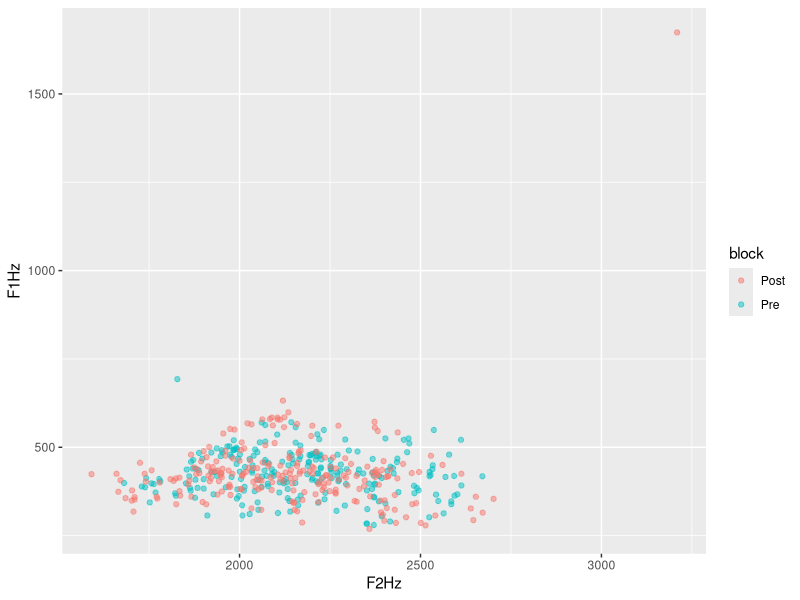
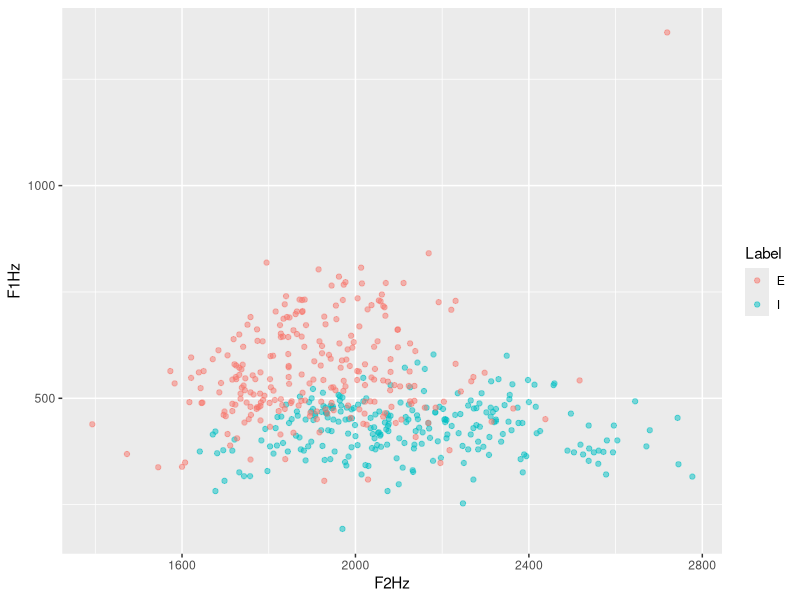
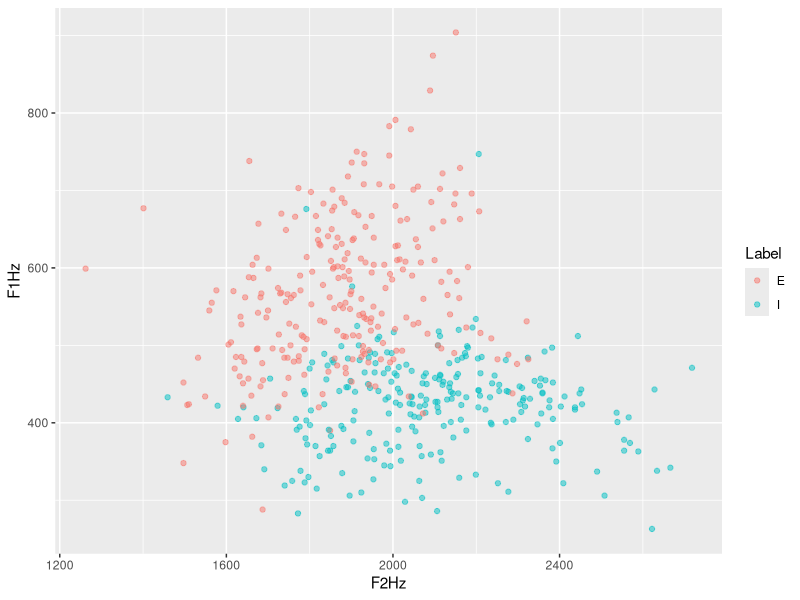
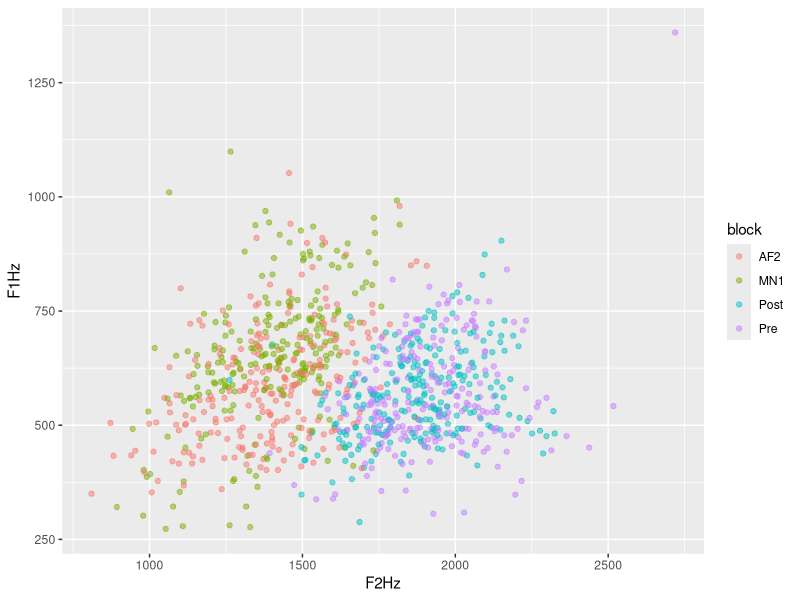
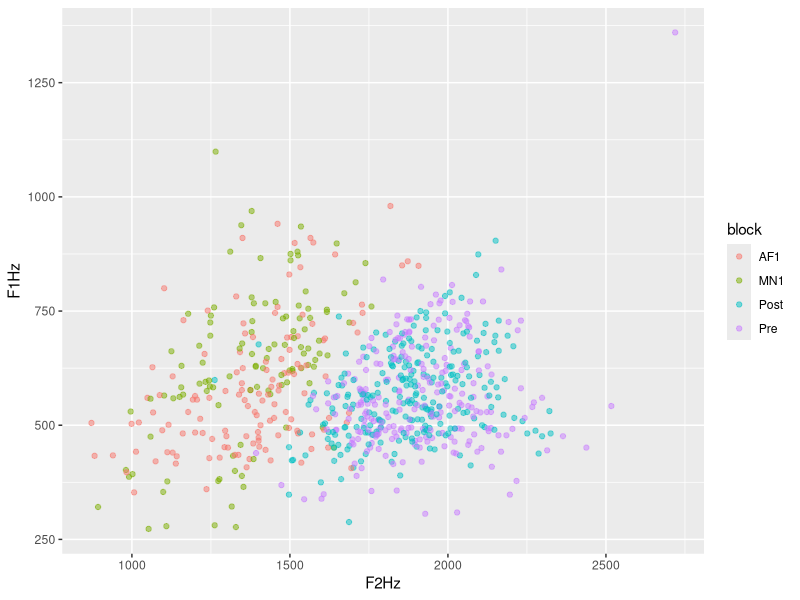
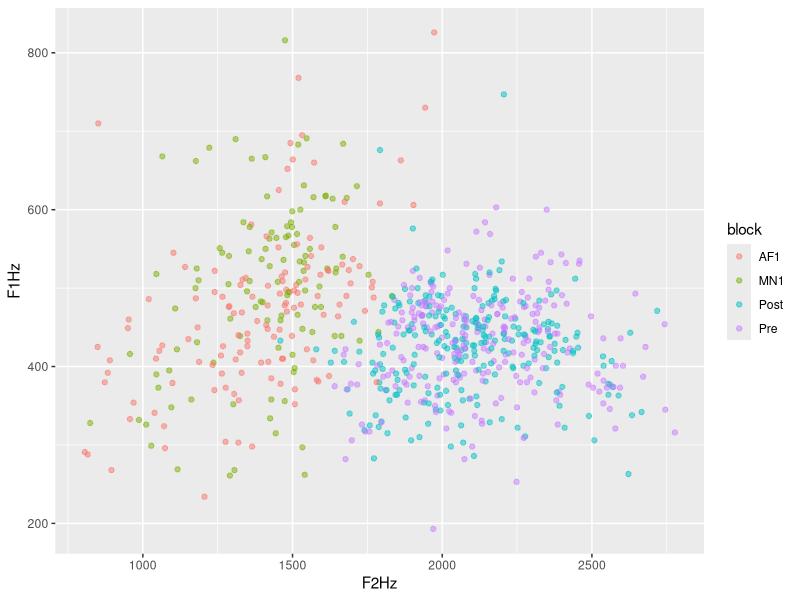
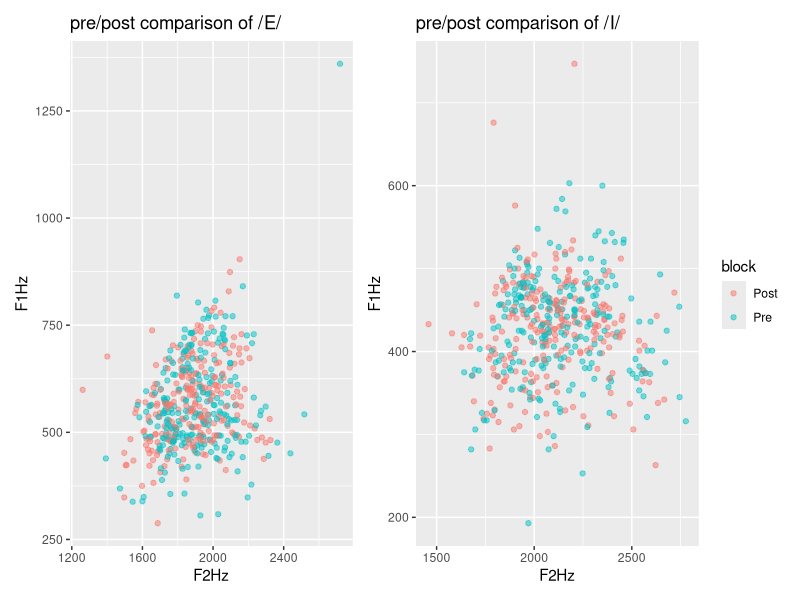

Write the R code that produced these figures, in order. (Note: this script raises an error after producing the figures.)
## ---- chunk 1
library(dplyr)
fi<- read.csv("allFemaleI.csv", header = TRUE, sep = "\t")
fig<- fi |> mutate(gender = c(rep("F", times = nrow(fi))))
  
fe <- read.csv("allFemaleE.csv", header = TRUE, sep = "\t")
feg<- fe |> mutate(gender = c(rep("F", times = nrow(fe))))

mi<- read.csv("allMaleI.csv", header = TRUE, sep = "\t")
  mig<- mi |> mutate(gender = c(rep("M", times = nrow(mi))))

me <- read.csv("allMaleE.csv", header = TRUE, sep = "\t")
meg<- me |> mutate(gender = c(rep("M", times = nrow(me))))

mfie<- rbind(fig, feg, mig, meg)

#extract the fileName column
#fileNames<- rcds |> select(fileName)
#head(fileNames)
## ---- chunk 2
prod <- read.table(text = as.character(mfie$fileName), sep = "_")
head(prod)

### removing the ".wav" from the final column
#```{r}
#library(stringr)
#library(dplyr)
#prod <- prod %>% 
#  mutate(V5 =
#   str_sub(prod$V5, end=-5)
#  )
#head(prod)
## ---- chunk 3
#removing column 1 because it's just "subj"
newcols <- prod %>% 
  select(-V1)
colnames(newcols)

#revert the "Post" and the "seq" for posttest items 
#if v5 = post, v5 = v4, v4 = v5
correctPost <- newcols |> 
  mutate(V51 = ifelse(V5 == "Post", V4, V5),
         V4 = ifelse(V5 == "Post", V5, V4)) |> 
  select(-V5) |> 
  rename("V5" = "V51")

head(correctPost)

#rename new columns accordingly
nc<- correctPost %>% 
  rename("subj" = "V2",
         "word" = "V3",
         "block" = "V4",
         "seq" = "V5")

head(nc)


allcol<- as.data.frame(cbind(mfie$fileName, nc))|> rename("fileName"="mfie$fileName")
colnames(allcol)

df <- full_join(allcol, mfie, by = "fileName") |> rename("F0Hz" = "F0.Hz.", "F1Hz" = "F1.Hz.", "F2Hz" = "F2.Hz.", "F1Bark" = "F1.Bark.", "F2Bark" = "F2.Bark.")

#add column about BB condition

d <- df |> 
   mutate(
    BB = case_when(
      subj == "2" ~ "BB",
      subj == "4" ~ "BB",
      subj == "5" ~ "BB",
      subj == "9" ~ "BB",
      subj == "10" ~ "BB",
      subj == "12" ~ "BB",
      subj == "13" ~ "BB",
      subj == "14" ~ "BB",
      subj == "15" ~ "BB",
      subj == "16" ~ "BB",
      subj == "17" ~ "BB",
      subj == "19" ~ "BB",
      subj == "22" ~ "BB",
      subj == "25" ~ "BB",
      subj == "28" ~ "BB",
      subj == "32" ~ "BB",
      subj == "33" ~ "BB",
      subj == "34" ~ "BB",
      subj == "37" ~ "BB",
      subj == "39" ~ "BB",
      subj == "41" ~ "BB",
      subj == "42" ~ "BB",
      subj == "44" ~ "BB",
      subj == "45" ~ "BB",
      subj == "48" ~ "BB",
      subj == "52" ~ "BB",
      subj == "53" ~ "BB",
      subj == "55" ~ "BB",
      subj == "58" ~ "BB",
      subj == "59" ~ "BB",
      subj == "60" ~ "BB",
      TRUE ~ "NB")
   )

## ---- chunk 4
library(ggplot2)
#NB group pre and post
nbpre<- d |> filter(BB == "NB", block == "Pre", Label == "I")
nbpost <- d |> filter(BB == "NB", block == "Post", Label == "I")
nb <- rbind(nbpre, nbpost)

ggplot(data = nb, aes(x = F2Hz, y = F1Hz, color = block))+
  geom_point(alpha = 0.5)
## ---- chunk 5
#BB group pre and post
bbpre<- d |> filter(BB == "BB", block == "Pre") #, Label == "E")
bbpost <- d |> filter(BB == "BB", block == "Post") #,Label == "E")
bb <- rbind(bbpre, bbpost)

#contrast at pretest for BB group
ggplot(data = bbpre, aes(x = F2Hz, y = F1Hz, color = Label))+
  geom_point(alpha = 0.5)

#contrast at posttest for BB group
ggplot(data = bbpost, aes(x = F2Hz, y = F1Hz, color = Label))+
  geom_point(alpha = 0.5)

## ---- chunk 6
library(ggplot2)
#BB group pretest and test
bbprentest<- d |> filter(BB == "BB", Label == "E")
#nrow(bbprentest)

ggplot(data = bbprentest, aes(x = F2Hz, y = F1Hz, color = block))+
  geom_point(alpha = 0.5)
## ---- chunk 7
d |> count(subj)
## ---- chunk 8

#define a function
#correctBlocks <- function(n) {

mn2subj <- c("2", "3", "5", "6", "8", "9", "10", "12", "15", "17", "19", "26", "30", "31", "33", "35", "38", "40", "42", "43", "46", "48", "50", "51", "52", "53", "54", "56", "58", "60")

db <-  d |> 
  mutate(
    block = case_when(
      subj %in% mn2subj & block == "MN1" ~ "MN2",
      subj %in% mn2subj & block == "AF2" ~ "AF1",
      subj %in% mn2subj & block == "Pre" ~ "Pre",
      subj %in% mn2subj & block == "Post" ~ "Post",
      !(subj %in% mn2subj) & block == "MN1" ~ "MN1",
      !(subj %in% mn2subj) & block == "AF2" ~ "AF2",
      !(subj %in% mn2subj) & block == "Pre" ~ "Pre",
      !(subj %in% mn2subj) & block == "Post" ~ "Post"
    )
    )
#}
## ---- chunk 9
#check if all subjects are coded correctly

db |> filter(block == "MN2") |> count(subj)
## ---- chunk 10
library(ggplot2)
# /E/ in BB group pretest and test
bbprentest<- db |> filter(BB == "BB", Label == "E") |> filter(block == "Pre" | block == "AF1" | block == "MN1" | block == "Post")
#nrow(bbprentest)

ggplot(data = bbprentest, aes(x = F2Hz, y = F1Hz, color = block))+
  geom_point(alpha = 0.5)

# /I/ in BB group pretest and test
bbprentest<- db |> filter(BB == "BB", Label == "I") |> filter(block == "Pre" | block == "AF1" | block == "MN1" | block == "Post")
#nrow(bbprentest)

ggplot(data = bbprentest, aes(x = F2Hz, y = F1Hz, color = block))+
  geom_point(alpha = 0.5)
## ---- chunk 11
#BB group, pre vs post, both phonemes
library(patchwork)
bbprentestE<- db |> filter(BB == "BB", Label == "E") |> filter(block == "Pre" | block == "Post")
bbprentestI<- db |> filter(BB == "BB", Label == "I") |> filter(block == "Pre" | block == "Post")
#nrow(bbprentest)

p1 <- ggplot(data = bbprentestE, aes(x = F2Hz, y = F1Hz, color = block))+
  geom_point(alpha = 0.5) + ggtitle("pre/post comparison of /E/")+theme(legend.position="none")

p2 <- ggplot(data = bbprentestI, aes(x = F2Hz, y = F1Hz, color = block))+
  geom_point(alpha = 0.5)+ ggtitle("pre/post comparison of /I/")

p1 + p2 
## ---- chunk 12
#blocks: pre, AF1, MN1, Post

library(lme4)

af1subj <- c("2", "3", "5", "6", "8", "9", "10", "12", "15", "17", "19", "26", "30", "31", "33", "35", "38", "40", "42", "43", "46", "48", "50", "51", "52", "53", "54", "56", "58", "60")

df <- db |> filter(block == "Pre" | block == "AF1" | block == "MN1" | block == "Post") |> 
  mutate(
    AF = case_when(
      subj %in% af1subj ~ "AF",
      TRUE ~ "MN")) |> mutate(
     block = case_when(
      block == "AF1" ~ "2",
      block == "MN1" ~ "2",
      block == "Pre" ~ "1",
      block == "Post" ~ "4")
   )

#change variables into correct data types
df$BB <- as.factor(df$BB)
df$Label <- as.factor(df$Label)
df$block <- as.factor(df$block)
df$gender <- as.factor(df$gender)
df$AF <- as.factor(df$AF)
df$F0Hz <- as.numeric(df$F0Hz)
df$subj <- as.character(df$subj)

write.csv(df, "productionFullTable.csv")

#contrast coding
df$BB <- relevel(df$BB, ref = "NB")

df$Label <- relevel(df$Label, ref = "I")

df$block <- relevel(df$block, ref = "1")

df$gender <- relevel(df$gender, ref = "F")

#model with blocks 1,2,4
f1hzallbl <- lmer(F1Hz ~ block * BB * AF* Label + gender + (1|subj) + (1|word), data = df)
summary(f1hzallbl)
## ---- chunk 13
#effect plots
library (effects)
 eall.f1hzallbl <- predictorEffects(f1hzallbl)
 #plot(eall.f1hzallbl)
 #plot(predictorEffects(f1hzallbl, ~BB))
 #plot(predictorEffects(f1hzallbl, ~block))
 plot(predictorEffects(f1hzallbl, ~Label))
## ---- chunk 14
# BB group, pre vs test, both phonemes

bbprentestE<- df |> filter(BB == "BB", Label == "E") |> filter(block == "1" | block == "2") |> mutate(block = case_when(block == "1" ~ "pretest",
                        block == "2" ~ "test"))
bbprentestI<- df |> filter(BB == "BB", Label == "I") |> filter(block == "1" | block == "2")|> mutate(block = case_when(block == "1" ~ "pretest",
                        block == "2" ~ "test"))
#nrow(bbprentest)

p1 <- ggplot(data = bbprentestE, aes(x = F2Hz, y = F1Hz, color = block))+
  geom_point(alpha = 0.5) + ylim (200, 1500) + ggtitle("bite block effect for /E/")+theme(legend.position="none")

p2 <- ggplot(data = bbprentestI, aes(x = F2Hz, y = F1Hz, color = block))+
  geom_point(alpha = 0.5) + ylim (200, 1500) + ggtitle("bite block effect for /I/")

p1 + p2 
## ---- chunk 15
f2hzallbl <- lmer(F2Hz ~ block * BB * AF* Label + gender + (1|subj) + (1|word), data = df)
summary(f2hzallbl)
## ---- chunk 16
#convert seq as numeric instead of categorical
df$seq <- as.numeric(df$seq)
## ---- chunk 17
#seq as a separate variable
f1hzallblsq1 <- lmer(F1Hz ~ block * BB * AF* Label +  seq + gender + (1|subj) + (1|word), data = df)
summary(f1hzallblsq1)
## ---- chunk 18
#seq as interaction in hertz model
f1hzallblsq <- lmer(F1Hz ~ block * BB * AF* Label * seq + gender + (1|subj) + (1|word), data = df)
summary(f1hzallblsq)
## ---- chunk 19
#try releveling the reference level to BB to check if block4:LabelE:seq is significant
df$BB <- relevel(df$BB, ref = "BB")
f1hzallblsqrl <- lmer(F1Hz ~ block * BB * AF* Label * seq + gender + (1|subj) + (1|word), data = df)
summary(f1hzallblsqrl)
## ---- chunk 20
#bark model with seq
#correct back to NB as reference
df$BB <- relevel(df$BB, ref = "NB")

f1bkallblsq <- lmer(F1Bark ~ block * BB * AF* Label * seq + gender + (1|subj) + (1|word), data = df)
summary(f1bkallblsq)
## ---- chunk 21
#F2 model in bark
f2hzallblsq <- lmer(F2Hz ~ block * BB * AF* Label * seq + gender + (1|subj) + (1|word), data = df)
summary(f2hzallblsq)
## ---- chunk 22
#F2 model in bark
f2bkallblsq <- lmer(F2Bark ~ block * BB * AF* Label * seq + gender + (1|subj) + (1|word), data = df)
summary(f2bkallblsq)
## ---- chunk 23
#model for pretest vs test in order to only plot the interaction effect in pre vs post
prentest <- df |> filter(block == "1" | block == "2")|> mutate(block = case_when(block == "1" ~ "pretest",
                        block == "2" ~ "test"))

f2hzprentest <- lmer(F2Hz ~ block * BB * AF* Label + gender + (1|subj) + (1|word), data = prentest)
#effect plot
library(effects)
plot(effect( "block * BB * AF", f2hzprentest))
## ---- chunk 24
#bark model
f1barkallbl <- lmer(F1Bark ~ block * BB * AF* Label + gender + (1|subj) + (1|word), data = df)
summary(f1barkallbl)
## ---- chunk 25
library(lme4)
f2barkallbl <- lmer(F2Bark ~ block * BB * AF* Label + gender + (1|subj) + (1|word), data = df)
summary(f2barkallbl)
## ---- chunk 26
#in hertz
#reshaping data
library(tidyr)
ridgedf <- df |> filter(block == "2", AF == "AF") |> 
  pivot_longer(
    cols = c("F1Hz","F2Hz"), 
    names_to = "formant", 
    values_to = "Hertz",
  )
head(ridgedf)

library(ggplot2)
library(ggridges)
#define color-blindness-friendly colors
color <- c("#0072B2", "#CC79A7")
ggplot(ridgedf, aes(x = Hertz, y = formant, fill = BB)) +
  geom_density_ridges(alpha = 0.6) +
  theme_ridges() +
  scale_fill_discrete(breaks = c ("F1Hertz","F2Hertz")) +
  scale_fill_manual(values = color)+
  ggtitle("formant values at block 2, for AF condition")
#ggsave("ridgeBlock2AF.png", plot = last_plot(), device = NULL, scale = 1,dpi = 600)
## ---- chunk 27
#reshaping data
library(tidyr)
ridgedf <- df |> filter(block == "2", AF == "AF") |> 
  pivot_longer(
    cols = c("F1Bark","F2Bark"), 
    names_to = "formant", 
    values_to = "Bark",
  )
head(ridgedf)

library(ggplot2)
library(ggridges)
#define color-blindness-friendly colors
color <- c("#0072B2", "#CC79A7")
ggplot(ridgedf, aes(x = Bark, y = formant, fill = BB)) +
  geom_density_ridges(alpha = 0.6) +
  theme_ridges() +
  scale_fill_discrete(breaks = c ("F1Bark","F2Bark")) +
  scale_fill_manual(values = color)+
  ggtitle("formant values at block 2, for AF condition")
#ggsave("ridgeBlock2AFBark.png", plot = last_plot(), device = NULL, scale = 1,dpi = 600)
## ---- chunk 28
#reshaping data
library(tidyr)
ridgedf <- df |> filter(block == "2", AF == "MN") |> 
  pivot_longer(
    cols = c("F1Hz","F2Hz"), 
    names_to = "formant", 
    values_to = "Hertz",
  )
head(ridgedf)

library(ggplot2)
library(ggridges)
#define color-blindness-friendly colors
color <- c("#0072B2", "#CC79A7")
ggplot(ridgedf, aes(x = Hertz, y = formant, fill = BB)) +
  geom_density_ridges(alpha = 0.6) +
  theme_ridges() +
  scale_fill_discrete(breaks = c ("F1Hz","F2Hz")) +
  scale_fill_manual(values = color)+
ggtitle("formant values at block 2, for MN condition")
#ggsave("ridgeBlock2MN.png", plot = last_plot(), device = NULL, scale = 1,dpi = 600)
## ---- chunk 29
#reshaping data
library(tidyr)
ridge4af <- df |> filter(block == "4", AF == "AF") |> 
  pivot_longer(
    cols = c("F1Hz","F2Hz"), 
    names_to = "formant", 
    values_to = "Hertz",
  )
head(ridgedf)

library(ggplot2)
library(ggridges)
#define color-blindness-friendly colors
color <- c("#0072B2", "#CC79A7")
ggplot(ridge4af, aes(x = Hertz, y = formant, fill = BB)) +
  geom_density_ridges(alpha = 0.6) +
  theme_ridges() +
  scale_fill_discrete(breaks = c ("F1Hz","F2Hz")) +
  ggtitle("formant values at block 4, for AF condition")
  scale_fill_manual(values = color)
#ggsave("ridgeBlock4AF.png", plot = last_plot(), device = NULL, scale = 1,dpi = 600)
## ---- chunk 30
#in bark
library(tidyr)
ridge4af <- df |> filter(block == "4", AF == "AF") |> 
  pivot_longer(
    cols = c("F1Bark","F2Bark"), 
    names_to = "formant", 
    values_to = "Bark",
  )
head(ridgedf)

library(ggplot2)
library(ggridges)
#define color-blindness-friendly colors
color <- c("#0072B2", "#CC79A7")
ggplot(ridge4af, aes(x = Bark, y = formant, fill = BB)) +
  geom_density_ridges(alpha = 0.6) +
  theme_ridges() +
  scale_fill_discrete(breaks = c ("F1Bark","F2Bark")) +
  ggtitle("formant values at block 4, for AF condition")
  scale_fill_manual(values = color)
## ---- chunk 31
#reshaping data
library(tidyr)
ridge4mn <- df |> filter(block == "4", AF == "MN") |> 
  pivot_longer(
    cols = c("F1Hz","F2Hz"), 
    names_to = "formant", 
    values_to = "Hertz",
  )
head(ridgedf)

library(ggplot2)
library(ggridges)
#define color-blindness-friendly colors
color <- c("#0072B2", "#CC79A7")
ggplot(ridge4mn, aes(x = Hertz, y = formant, fill = BB)) +
  geom_density_ridges(alpha = 0.6) +
  theme_ridges() +
  scale_fill_discrete(breaks = c ("F1Hz","F2Hz")) +
  ggtitle("formant values at block 4, for MN condition")
  scale_fill_manual(values = color)
#ggsave("ridgeBlock4MN.png", plot = last_plot(), device = NULL, scale = 1,dpi = 600)
## ---- chunk 32
#reshaping data
library(tidyr)
ridge4mn <- df |> filter(block == "4", AF == "MN") |> 
  pivot_longer(
    cols = c("F1Bark","F2Bark"), 
    names_to = "formant", 
    values_to = "Bark",
  )
head(ridgedf)

library(ggplot2)
library(ggridges)
#define color-blindness-friendly colors
color <- c("#0072B2", "#CC79A7")
ggplot(ridge4mn, aes(x = Bark, y = formant, fill = BB)) +
  geom_density_ridges(alpha = 0.6) +
  theme_ridges() +
  scale_fill_discrete(breaks = c ("F1Bark","F2Bark")) +
  ggtitle("formant values at block 4, for MN condition")
  scale_fill_manual(values = color)
## ---- chunk 33
#filter for the pre and post conditions
prepost <- db |> filter(block == "Pre" | block == "Post")

f1hzprepost <- lmer(F1Hz ~ block * BB * block* Label + gender + (1|subj) + (1|word), data = prepost)
summary(f1hzprepost)

f2hzprepost <- lmer(F2Hz ~ block * BB * block* Label + gender + (1|subj) + (1|word), data = prepost)
summary(f2hzprepost)
## ---- chunk 34
#filter for MN1 and AF1, comprare with pretest
bl1 <- db |> filter(block == "Pre" | block == "MN1" | block == "AF1") 
af1subj <- c("2", "3", "5", "6", "8", "9", "10", "12", "15", "17", "19", "26", "30", "31", "33", "35", "38", "40", "42", "43", "46", "48", "50", "51", "52", "53", "54", "56", "58", "60")
bl1af <- bl1 |> mutate(
    AF = case_when(
      subj %in% af1subj ~ "AF",
      TRUE ~ "MN")) |> mutate(
     block = case_when(
      block == "AF1" ~ "2",
      block == "MN1" ~ "2",
      block == "Pre" ~ "1")
   )
      
  


#repeating contrast coding so as to not change results when rerunning this block after running the next block

#contrast coding
bl1af$BB <- as.factor(bl1af$BB)
bl1af$BB <- relevel(bl1af$BB, ref = "NB")

bl1af$Label <- as.factor(bl1af$Label)
bl1af$Label <- relevel(bl1af$Label, ref = "I")

bl1af$block <- as.factor(bl1af$block)
bl1af$block <- relevel(bl1af$block, ref = "1")

bl1af$gender <- as.factor(bl1af$gender)
bl1af$gender <- relevel(bl1af$gender, ref = "F")

f1hzbl1af <- lmer(F1Hz ~ block * BB * AF* Label + gender + (1|subj) + (1|word), data = bl1af)
summary(f1hzbl1af)

f2hzbl1af <- lmer(F2Hz ~ block * BB * AF* Label + gender + (1|subj) + (1|word), data = bl1af)
summary(f2hzbl1af)


dbaf<-  db|> filter(block == "AF1" | block == "Pre") |> filter(Label == "E")

ggplot(data = dbaf, aes(x = F2Hz, y = F1Hz, color = block))+
  geom_point(alpha = 0.5)
## ---- chunk 35
#splitting up MN1 and AF1, compare with pretest respectively
af <- db |> filter(block == "Pre" | block == "AF1")
mn <- db |> filter(block == "Pre" | block == "MN1")

#contrast coding
af$BB <- as.factor(af$BB)
af$BB <- relevel(af$BB, ref = "NB")

af$Label <- as.factor(af$Label)
af$Label <- relevel(af$Label, ref = "I")

af$block <- as.factor(af$block)
af$block <- relevel(af$block, ref = "Pre")

af$gender <- as.factor(af$gender)
af$gender <- relevel(af$gender, ref = "F")

f1hzaf <- lmer(F1Hz ~ block * BB * Label + gender + (1|subj) + (1|word), data = af)
summary(f1hzaf)

mn$BB <- as.factor(mn$BB)
mn$BB <- relevel(mn$BB, ref = "NB")

mn$Label <- as.factor(mn$Label)
mn$Label <- relevel(mn$Label, ref = "I")

mn$block <- as.factor(mn$block)
mn$block <- relevel(mn$block, ref = "Pre")

mn$gender <- as.factor(mn$gender)
mn$gender <- relevel(mn$gender, ref = "F")

f1hzmn <- lmer(F1Hz ~ block * BB * block* Label + gender + (1|subj) + (1|word), data = mn)
summary(f1hzmn)
## ---- chunk 36
#code male as reference level to check whether the BB group have a different F1 at AF1
# (the alternative would be to code the contrast for gender as -0.5/+0.5, which then has the mean of F and M as the reference level. But literature has shown a gender difference in tongue root mobility, so we have reason to distinguish the two)
af$gender <- as.factor(af$gender)
af$gender <- relevel(af$gender, ref = "M")

mn$gender <- as.factor(mn$gender)
mn$gender <- relevel(mn$gender, ref = "M")

f1hzafm <- lmer(F1Hz ~ block * BB * block* Label + gender + (1|subj) + (1|word), data = af)
summary(f1hzafm)

f1hzmnm <- lmer(F1Hz ~ block * BB * block* Label + gender + (1|subj) + (1|word), data = mn)
summary(f1hzmnm)

## ---- chunk 37
#model plot
data_summary <- function(data, varname, groupnames){
  require(plyr)
  summary_func <- function(x, col){
    c(mean = mean(x[[col]], na.rm=TRUE),
      sd = sd(x[[col]], na.rm=TRUE))
  }
  data_sum<-ddply(data, groupnames, .fun=summary_func,
                  varname)
  data_sum <- rename(data_sum, c("mean" = varname))
 return(data_sum)
}


library(ggplot2)
f1i <- af |> filter(Label == "I")

f1e <- af |> filter(Label == "E")

f1ierr <- data_summary(f1i, varname="F1Hz", 
                    groupnames=c("block", "BB"))

f1eerr <- data_summary(f1e, varname="F1Hz", 
                    groupnames=c("block", "BB"))


p1<- ggplot(data=f1i, aes(x=BB, y=F1Hz, fill=block)) +
  geom_bar(stat="identity", position=position_dodge())+
  labs (title = "F1 of /I/ at pre test and test, in AF condition")

p1 + geom_errorbar(data = f1ierr, aes(ymin=F1Hz-sd, ymax=F1Hz+sd), width=.2,
                 position=position_dodge(.9))



p2 <- ggplot(data=f1e, aes(x=BB, y=F1Hz, fill=block)) +
  geom_bar(stat="identity", position=position_dodge())+
  labs (title = "F1 of /E/ at pre test and test, in AF condition")

p2 + geom_errorbar(data = f1eerr, aes(ymin=F1Hz-sd, ymax=F1Hz+sd), width=.2,
                 position=position_dodge(.9))

## ---- chunk 38
#model plot
library(ggplot2)
mni <- mn |> filter(Label == "I")

ggplot(data=mni, aes(x=BB, y=F1Hz, fill=block)) +
  geom_bar(stat="identity", position=position_dodge())+
  labs (title = "F1 of /I/ at pre test and test, in MN condition")

mne <- mn |> filter(Label == "E")

ggplot(data=mne, aes(x=BB, y=F1Hz, fill=block)) +
  geom_bar(stat="identity", position=position_dodge())+
  labs (title = "F1 of /E/ at pre test and test, in MN condition")
## ---- chunk 39
#add in error bars
data_summary <- function(data, varname, groupnames){
  require(plyr)
  summary_func <- function(x, col){
    c(mean = mean(x[[col]], na.rm=TRUE),
      sd = sd(x[[col]], na.rm=TRUE))
  }
  data_sum<-ddply(data, groupnames, .fun=summary_func,
                  varname)
  data_sum <- rename(data_sum, c("mean" = varname))
 return(data_sum)
}


f1ierr <- data_summary(f1i, varname="F1Hz", 
                    groupnames=c("block", "BB"))

f1eerr <- data_summary(f1e, varname="F1Hz", 
                    groupnames=c("block", "BB"))

head(f1ierr)

p <- ggplot(data=f1ierr, aes(x=BB, y=F1Hz, fill=block)) + 
   geom_bar(stat="identity", position=position_dodge()) +
  geom_errorbar(aes(ymin=F1Hz-sd, ymax=F1Hz+sd), width=.2,
                 position=position_dodge(.9))
  
p + scale_fill_brewer(palette="Paired") + theme_minimal()+labs (title = "F1 of /I/ at pre test and test, in AF condition")
## ---- chunk 40
library(effects)

plot(effect( "block * BB * Label", f1hzmn))

plot(effect( "block * BB * Label", f1hzaf))
## ---- chunk 41
#f2 models
af$gender <- as.factor(af$gender)
af$gender <- relevel(af$gender, ref = "F")
f2hzaf <- lmer(F2Hz ~ block * BB * block* Label + gender + (1|subj) + (1|word), data = af)
summary(f2hzaf)

f2hzmn <- lmer(F2Hz ~ block * BB * block* Label + gender + (1|subj) + (1|word), data = mn)
summary(f2hzmn)
## ---- chunk 42
plot(effect( "block * BB * Label", f1hzaf))
## ---- chunk 43
#prepost model
#splitting up MN1 and AF1, compare with pretest respectively
prepost <- db |> filter(block == "Pre" | block == "Post")

#contrast coding
prepost$BB <- as.factor(prepost$BB)
prepost$BB <- relevel(prepost$BB, ref = "NB")

prepost$Label <- as.factor(prepost$Label)
prepost$Label <- relevel(prepost$Label, ref = "I")

prepost$block <- as.factor(prepost$block)
prepost$block <- relevel(prepost$block, ref = "Pre")

prepost$gender <- as.factor(prepost$gender)
prepost$gender <- relevel(prepost$gender, ref = "F")

f1hzpp <- lmer(F1Hz ~ block * BB * Label + gender + (1|subj) + (1|word), data = prepost)
summary(f1hzpp)

f2hzpp <- lmer(F2Hz ~ block * BB * Label + gender + (1|subj) + (1|word), data = prepost)
summary(f2hzpp)
## ---- chunk 44
#plotting the one significant result
plot(effect( "BB * Label", f1hzpp))
## ---- chunk 45
mn2subj <- c("2", "3", "5", "6", "8", "9", "10", "12", "15", "17", "19", "26", "30", "31", "33", "35", "38", "40", "42", "43", "46", "48", "50", "51", "52", "53", "54", "56", "58", "60")
ppaf <- db |> filter(subj %in% mn2subj)|> filter(block == "Pre" | block == "Post")

ppmn <- db |> filter(!subj %in% mn2subj)|> filter(block == "Pre" | block == "Post")


#change df name
ppaf$BB <- as.factor(ppaf$BB)
ppaf$BB <- relevel(ppaf$BB, ref = "NB")

ppaf$Label <- as.factor(ppaf$Label)
ppaf$Label <- relevel(ppaf$Label, ref = "I")

ppaf$block <- as.factor(ppaf$block)
ppaf$block <- relevel(ppaf$block, ref = "Pre")

ppaf$gender <- as.factor(ppaf$gender)
ppaf$gender <- relevel(ppaf$gender, ref = "F")

ppmn$BB <- as.factor(ppmn$BB)
ppmn$BB <- relevel(ppmn$BB, ref = "NB")

ppmn$Label <- as.factor(ppmn$Label)
ppmn$Label <- relevel(ppmn$Label, ref = "I")

ppmn$block <- as.factor(ppmn$block)
ppmn$block <- relevel(ppmn$block, ref = "Pre")

ppmn$gender <- as.factor(ppmn$gender)
ppmn$gender <- relevel(ppmn$gender, ref = "F")

#run lmers 

ppmnf1 <- lmer(F1Hz ~ block * BB * Label + gender + (1|subj) + (1|word), data = ppmn)
summary(ppmnf1)

ppmnf2 <- lmer(F2Hz ~ block * BB * Label + gender + (1|subj) + (1|word), data = ppmn)
summary(ppmnf2)

ppaff1 <- lmer(F1Hz ~ block * BB * Label + gender + (1|subj) + (1|word), data = ppaf)
summary(ppaff1)

ppaff2 <- lmer(F2Hz ~ block * BB * Label + gender + (1|subj) + (1|word), data = ppaf)
summary(ppaff2)
